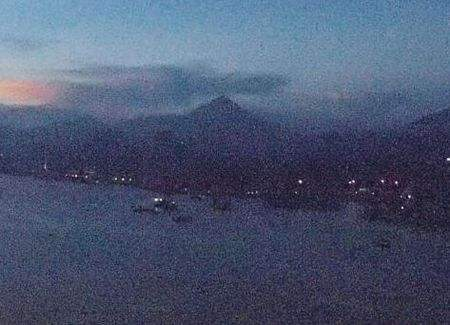
#> input picture opencv基础/class2/timg.jpg, 450 x 325 px
$ jupyter execute '图像的平滑处理.ipynb'   (shell and % lines are left out)
#> lines starting #> are read from the running program, lines starting #| are printed output that depends on the picture
[cell 1]
import matplotlib.pyplot as plt
import cv2
import numpy as np

[cell 2]
img = cv2.imread('timg.jpg')
#> img is the input picture: shape (325, 450, 3); mean B, G, R 113.6, 86.2, 74.9

cv2.imshow('timg.jpg',img)
cv2.waitKey(0)
cv2.destroyAllWindows()

[cell 3]
#均值滤波
#简单的平均卷积操作
blur = cv2.blur(img,(3,3)) #平均的卷积操作

cv2.imshow('blur',blur)
cv2.waitKey(0)
cv2.destroyAllWindows()

[cell 4]
#方框滤波
# 可以归一化

box = cv2.boxFilter(img,-1,(3,3),normalize = True)
cv2.imshow('box',box)
cv2.waitKey(0)
cv2.destroyAllWindows()

[cell 5]
#高斯滤波
#高斯模糊 相当于卷积值是满足更多的值
aussian = cv2.GaussianBlur(img,(5,5),1)
cv2.imshow('Gaussian',aussian)
cv2.waitKey(0)
cv2.destroyAllWindows()

[cell 6]
#中值滤波
#相当于中值代替
median = cv2.medianBlur(img,5)
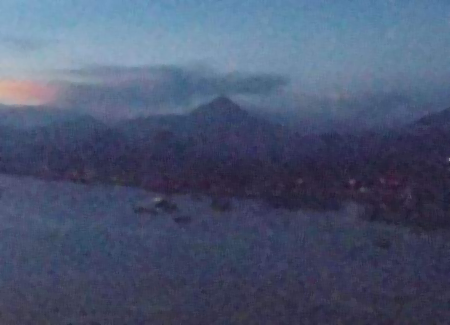
#> median: shape (325, 450, 3); mean B, G, R 113.5, 86.1, 74.8
cv2.imshow('median',median)
cv2.waitKey(0)
cv2.destroyAllWindows()

[cell 7]
median.shape
#> Out = (325, 450, 3)

[cell 8]
# 显示所有的滤波
res = np.hstack((blur))
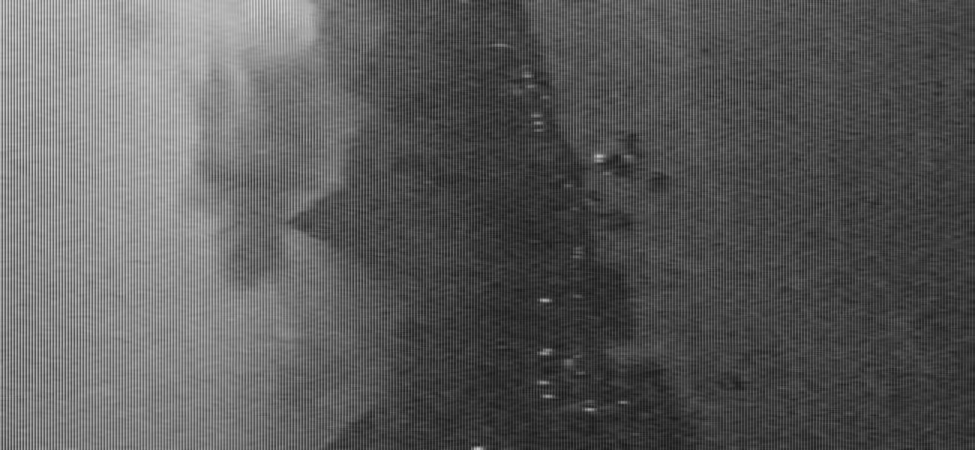
#> res: shape (450, 975); min 21, max 211, mean 91.6
cv2.imshow('all',res)
cv2.waitKey(0)
cv2.destroyAllWindows()
